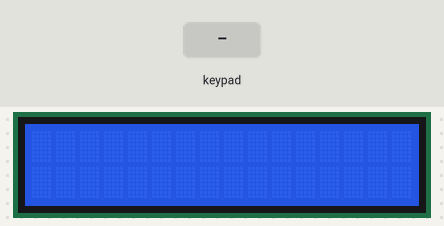
The sketch below on a simulated Arduino Uno, built with avr-gcc and run on an emulated ATmega328P. Parts: 16×2 character LCD. The test bench sets the inputs (shaded band).

Above: at 1.2 s.
1.3 s: keypad keys 1 2 * pressed 0.4 s apart
At 3.5 s:
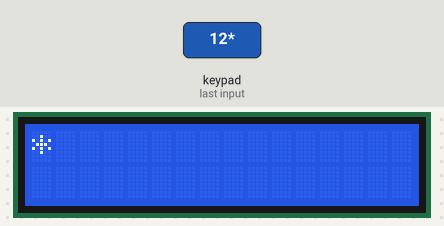
4.0 s: key '+' pressed
5.5 s: key '/' pressed
At 6.0 s:
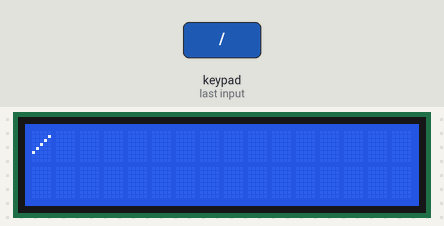
7.0 s: key '=' pressed
At 8.2 s:
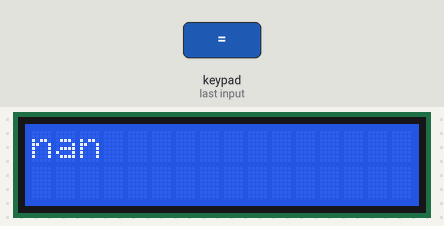
8.5 s: keypad keys 1 2 pressed 0.4 s apart
At 9.6 s:
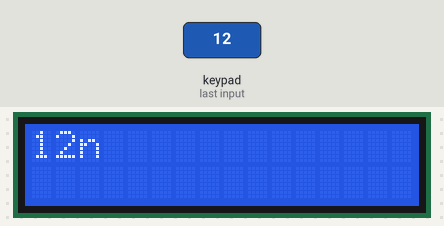
10.8 s: key '*' pressed
At 11.2 s:
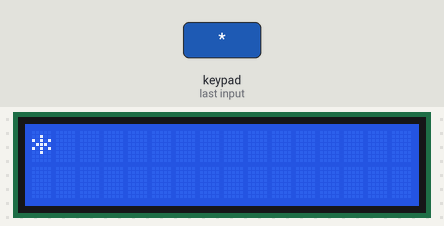
Timing chart, 0 to 13.3 s (numbered marks = the images above; inputs shaded):
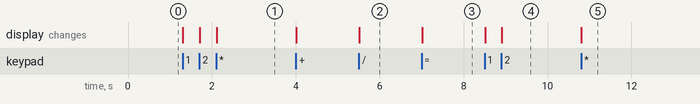

The sketch:

CalculatorOnLCD.ino
```cpp
// Include libraries

#include <Keypad.h>
#include <LiquidCrystal.h>

// Set up LiquidCrystal class and variables
const int rs = 12, e = 11, d4 = 2, d5 = 3, d6 = 4, d7 = 5;

LiquidCrystal lcd(rs, e, d4, d5, d6, d7);

// Initialize Keypad Membrane
const byte R = 4;
const byte C = 4;

byte rp[R] = {13, A0, A1, 10};
byte cp[C] = {9, 8, 7, 6};

char key[R][C] = {
  {'1', '2', '3', '+'},
  {'4', '5', '6', '-'},
  {'7', '8', '9', '*'},
  {';', '0', '=', '/'}
};

Keypad ukey = Keypad(makeKeymap(key), rp, cp, R, C);

// Assign starter values to calculating variables and other
bool n1b = false;
long num1 = 0;
long num = 0;
char op = '0';

long tot = 0;

double ans = 0;

void setup() {
  // Initialize LCD screen
  lcd.begin(16, 2);
  lcd.setCursor(0, 0);

}

void loop() {
  // Record Key presses
  char keyPress = ukey.getKey();

  // If the answer is requested
  if (keyPress == '=') {
    lcd.clear();
    num = tot;

    // Check which operator was used and calculate accordingly
    switch (op) {
      case '+':
        ans = num1 + num;
        break;
      case '-':
        ans = num1 - num;
        break;
      case '*':
        ans = num1 * num;
        break;
      case '/':
        ans = float(num1) / float(num);
        break;
    }

    // Print answer
    lcd.setCursor(0, 0);
    lcd.print(ans);

  // If answer is not requested (to log num1 and num)
  } else {
    // Check whether the key pressed is a number
    if (keyPress >= '0' && keyPress <= '9') {

      // Check whether the first number has been inputted or not
      if (n1b == false) {

        // Read and print first number
        tot = (tot * 10) + (keyPress - '0');
        lcd.setCursor(0, 0);
        lcd.print(tot);

        // If first number was inputted
      } else {

        // Read and print second number
        tot = (tot * 10) + (keyPress - '0');
        lcd.setCursor(0, 0);
        lcd.print(" ");
        lcd.print(tot);
      }
    }

    // Check if any operator was pressed
    if (keyPress == '+' || keyPress == '-' || keyPress == '*' || keyPress == '/') {
      // Allows for second number input
      n1b == true;

      // Clear lcd and print operator
      lcd.clear();
      lcd.print(keyPress);
      op = keyPress;

      // Assign num1 input to num1
      num1 = tot;

      // Reset temporary num input
      tot = 0;

      // Delay for accuracy
      delay(100);
    }
    // If screen is requested to be cleared
    if (keyPress == ';') {
      // Clear and reset cursor position
      lcd.clear();
      lcd.setCursor(0, 0);

      // Assign starter values back to variables
      op = 0;
      ans = 0;
      num1 = 0;
      num = 0;
      tot = 0;
      n1b = false;
    }
  }
}


// Code by Hamdan Naseer (4RyuXD on Github)
```

Measured:
- after the input at 1.3 s, the display: first changes at once (image 1 shows a later state)
- after the input at 5.5 s, the display: changes at once (image 2)
- after the input at 7.0 s, the display: changes at once (image 3)
- after the input at 8.5 s, the display: first changes at once (image 4 shows a later state)
- after the input at 10.8 s, the display: changes at once (image 5)
